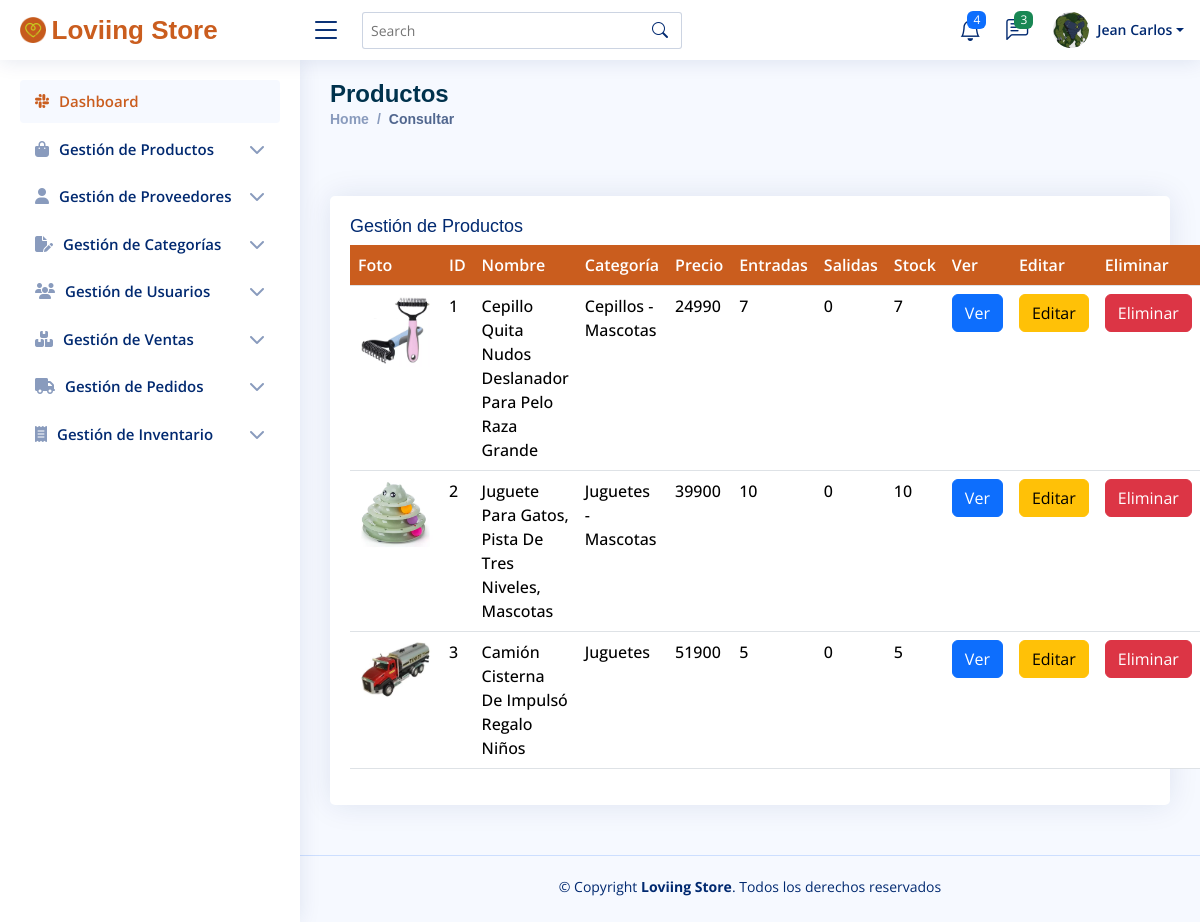
The app's page /Views/Administrador/consultarProductos.php (signed in), older data.
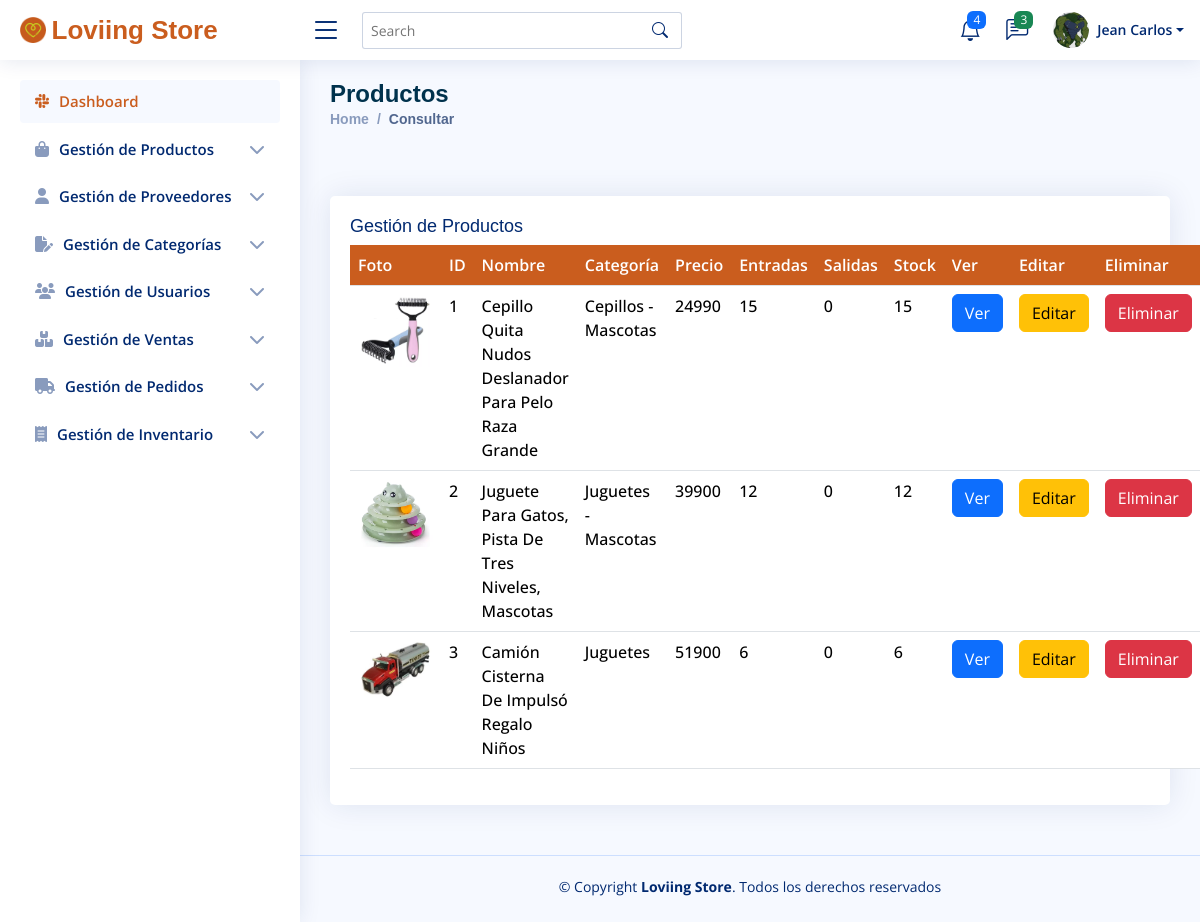
The same page, newer data.
### tables this page shows
CREATE TABLE `tbl_usuarios` (
  `id_usuario` int(11) NOT NULL,
  `nombre_usuario` varchar(100) DEFAULT NULL,
  `genero` varchar(50) DEFAULT NULL,
  `fecha_nacimiento` date DEFAULT NULL,
  `tipo_documento` varchar(50) DEFAULT NULL,
  `num_documento` varchar(50) DEFAULT NULL,
  `email_usuario` varchar(50) DEFAULT NULL,
  `clave_usuario` varchar(250) DEFAULT NULL,
  `rol_usuario` varchar(50) DEFAULT NULL,
  `estado_usuario` varchar(10) DEFAULT NULL,
  `foto_usuario` varchar(255) DEFAULT NULL,
  `fecha_creacion` date DEFAULT NULL
);

CREATE TABLE `tbl_productos` (
  `id_producto` int(11) NOT NULL,
  `cod_categoria` int(11) DEFAULT NULL,
  `nombre_producto` varchar(150) DEFAULT NULL,
  `descripcion_producto` varchar(250) DEFAULT NULL,
  `precio_producto` float NOT NULL,
  `foto1_producto` varchar(200) NOT NULL,
  `foto2_producto` varchar(255) NOT NULL,
  `foto3_producto` varchar(255) NOT NULL,
  `stock` int(11) NOT NULL
);

CREATE TABLE `tbl_categorias` (
  `id_categoria` int(11) NOT NULL,
  `nombre_categoria` varchar(100) DEFAULT NULL,
  `icono` varchar(255) NOT NULL
);

CREATE TABLE `tbl_inventario` (
  `id_inv` int(11) NOT NULL,
  `cod_producto` int(11) DEFAULT NULL,
  `entradas` int(11) DEFAULT NULL,
  `salidas` int(11) DEFAULT NULL,
  `stock` int(11) DEFAULT NULL,
  `fecha` date DEFAULT NULL
);

### Models/consultasAdmin.php (called while the page is built, shortened)
<?php
class ConsultasAdmin
{
    public function consultarUser($idUser)
    {
        $sql = "SELECT * FROM tbl_usuarios WHERE id_usuario = :idUser";
        $objConexionBd = new ConexionBd();
        $conexion = $objConexionBd->getConexion();
        $result = $conexion->prepare($sql);
        $result->bindParam(":idUser", $idUser);
        $result->execute();
        $f = $result->fetch();
        return $f;
    }
    public function consultarProductos()
    {
        $sql = "SELECT *, nombre_categoria, precio_producto, entradas, salidas, tbl_inventario.stock AS stock
        FROM tbl_productos
        INNER JOIN tbl_categorias ON tbl_productos.cod_categoria = tbl_categorias.id_categoria
        INNER JOIN tbl_inventario ON tbl_productos.id_producto = tbl_inventario.cod_producto;
";
        $objConexionBd = new ConexionBd();
        $conexion = $objConexionBd->getConexion();
        $result = $conexion->prepare($sql);
        $result->execute();
        if ($result->rowCount() == 1) {
            return $result->fetch();
        } else {
            return $result->fetchAll();
        }
    }
}

### Controllers/Administrador/tablaProductos.php (the view)
<?php
require_once ('../../Models/consultasAdmin.php');
function tablaProductos()
{
    $objConsultasAdmin = new ConsultasAdmin();
    $tabla = $objConsultasAdmin->consultarProductos();
    if (!isset($tabla)) {
        echo '
        <h2>No hay productos registrados</h2>
        ';
    } else {
        foreach ($tabla as $f) {
            echo '
            <tr>
                <td><img src="../../Uploads/Productos/' . $f["foto1_producto"] . '" width="75px"></td>
                <td>' . $f["id_producto"] . '</td>
                <td>' . $f["nombre_producto"] . '</td>
                <td>' . $f["nombre_categoria"] . '</td>
                <td>' . $f["precio_producto"] . '</td>
                <td>' . $f["entradas"] . '</td>
                <td>' . $f["salidas"] . '</td>
                <td>' . $f["stock"] . '</td>
                <td><a href="" class="btn btn-primary">Ver</a></td>
                <td><a href="editarProducto.php?idProd=' . $f["id_producto"] . '" class="btn btn-warning">Editar</a></td>
                <td><a href="../../Controllers/Administrador/eliminarProducto.php?idProd=' . $f["id_producto"] . '" class="btn btn-danger">Eliminar</a></td>
            </tr>
            ';
        }
    }
}

### Controllers/Administrador/mostrarInfoUser.php (shortened to what the rows shown need)
<?php
require_once ('../../Models/consultasAdmin.php');
function cargarHeaderAdmin()
{
  echo '
  <header id="header" class="header fixed-top d-flex align-items-center">
    <nav class="header-nav ms-auto">
      <ul class="d-flex align-items-center">
        ';
  cargarPerfilAdmin();
  echo '
      </ul>
    </nav>
  </header>
  ';
}
function cargarPerfilAdmin()
{
  $idUser = $_SESSION["idUser"];
  $objConsultasAdmin = new ConsultasAdmin();
  $f = $objConsultasAdmin->consultarUser($idUser);
  echo '
        <li class="nav-item dropdown pe-3">
          <a class="nav-link nav-profile d-flex align-items-center pe-0" href="#" data-bs-toggle="dropdown">
            <img src="../../Uploads/Usuarios/' . $f["foto_usuario"] . '" alt="Profile" class="rounded-circle" >
            <span class="d-none d-md-block dropdown-toggle ps-2">' . $f["nombre_usuario"] . '</span>
          </a>
          <ul class="dropdown-menu dropdown-menu-end dropdown-menu-arrow profile">
            <li class="dropdown-header">
              <h6>' . $f["nombre_usuario"] . '</h6>
              <span>' . $f["rol_usuario"] . '</span>
            </li>
            <li>
              <hr class="dropdown-divider">
            </li>
            <li>
              <a class="dropdown-item d-flex align-items-center" href="userProfileAdmin.php">
                <i class="bi bi-person"></i>
                <span>Mi perfil</span>
              </a>
            </li>
            <li>
              <hr class="dropdown-divider">
            </li>
            <li>
              <a class="dropdown-item d-flex align-items-center" href="users-profile.html">
                <i class="bi bi-gear"></i>
                <span>Configuración</span>
              </a>
            </li>
            <li>
              <hr class="dropdown-divider">
            </li>
            <li>
              <a class="dropdown-item d-flex align-items-center" href="pages-faq.html">
                <i class="bi bi-question-circle"></i>
                <span>¿Necesitas Ayuda?</span>
              </a>
            </li>
            <li>
              <hr class="dropdown-divider">
            </li>
            <li>
              <a class="dropdown-item d-flex align-items-center" href="../../Controllers/cerrarSesion.php">
                <i class="bi bi-box-arrow-right"></i>
                <span>Cerrar Sesión</span>
              </a>
            </li>
          </ul>
        </li>
    ';
}
  ?>

Row changes from the older to the newer data that the page shows:
changed tbl_productos "Cepillo Quita Nudos Deslanador Para Pelo Raza Grande": tbl_inventario.entradas "7" → "15"; tbl_inventario.stock "7" → "15"
changed tbl_productos "Juguete Para Gatos, Pista De Tres Niveles, Mascotas": tbl_inventario.entradas "10" → "12"; tbl_inventario.stock "10" → "12"
changed tbl_productos "Camión Cisterna De Impulsó Regalo Niños": tbl_inventario.entradas "5" → "6"; tbl_inventario.stock "5" → "6"
